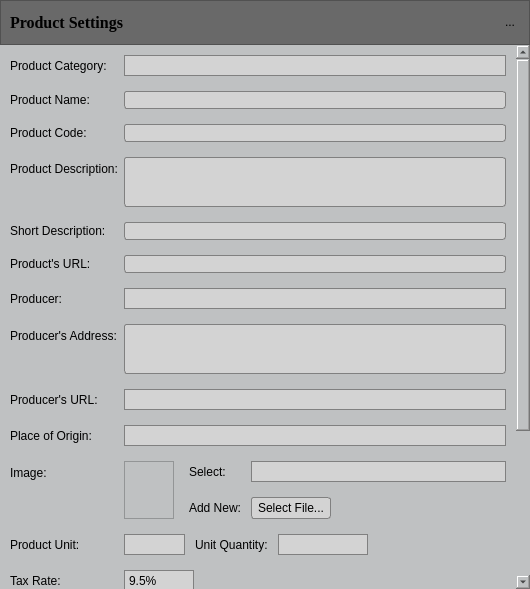
<?xml version="1.0" encoding="UTF-8"?>
<ui version="4.0">
 <class>ProductSettings</class>
 <widget class="QDialog" name="ProductSettings">
  <property name="windowModality">
   <enum>Qt::ApplicationModal</enum>
  </property>
  <property name="geometry">
   <rect>
    <x>0</x>
    <y>0</y>
    <width>530</width>
    <height>589</height>
   </rect>
  </property>
  <property name="sizePolicy">
   <sizepolicy hsizetype="Expanding" vsizetype="Expanding">
    <horstretch>0</horstretch>
    <verstretch>0</verstretch>
   </sizepolicy>
  </property>
  <property name="minimumSize">
   <size>
    <width>530</width>
    <height>0</height>
   </size>
  </property>
  <property name="maximumSize">
   <size>
    <width>530</width>
    <height>16777215</height>
   </size>
  </property>
  <property name="windowTitle">
   <string>Dialog</string>
  </property>
  <property name="styleSheet">
   <string notr="true">QWidget {
	background-color: rgb(191,193,194);
}

/*	Push button*/
QPushButton {
	min-height: 20px;
	border: 1px solid gray;
	border-radius: 3px;
	background-color: lightgray;
	selection-background-color: gray;
}

QPushButton:hover {
	background-color: gray;
	border-radius: 3px;
}

/*Combo box*/
QComboBox {
	min-height: 19px;
	background-color: lightgray;
	selection-background-color: gray;
	padding-left: 4px;
	border: 1px solid gray;
}

QComboBox:editable {
	min-height: 19px;
	background-color: lightgray;
	selection-background-color: gray;
	padding-left: 0px;
	border: 1px solid gray;	
}

QComboBox::down-arrow {
	image: url(C:/Projekti/arrow_down.png);
    width: 10px;
    height: 10px;
}

QComboBox::drop-down {
	border: 0px;
    subcontrol-position: top right;
    width: 15px;
}

QComboBox QAbstractItemView {
	border: 1px solid black;
	background-color: lightgray;
	selection-background-color: gray;
}


 QComboBox:hover {
	background-color: gray;
}


/*Line edit*/
QLineEdit,QTextEdit {
    border: 1px solid gray;
	border-radius: 3px;
    background-color: lightgray;
    selection-background-color: darkgray;
}

/*Tool button*/
QToolButton {
	max-width: 20px;
	max-height: 20px;
	border: 0px solid gray;
}
</string>
  </property>
  <layout class="QVBoxLayout" name="verticalLayout">
   <property name="spacing">
    <number>0</number>
   </property>
   <property name="leftMargin">
    <number>0</number>
   </property>
   <property name="topMargin">
    <number>0</number>
   </property>
   <property name="rightMargin">
    <number>0</number>
   </property>
   <property name="bottomMargin">
    <number>0</number>
   </property>
   <item>
    <widget class="QFrame" name="frame_2">
     <property name="sizePolicy">
      <sizepolicy hsizetype="Preferred" vsizetype="Fixed">
       <horstretch>0</horstretch>
       <verstretch>0</verstretch>
      </sizepolicy>
     </property>
     <property name="minimumSize">
      <size>
       <width>0</width>
       <height>45</height>
      </size>
     </property>
     <property name="styleSheet">
      <string notr="true">background-color:rgb(105,105,105)</string>
     </property>
     <property name="frameShape">
      <enum>QFrame::StyledPanel</enum>
     </property>
     <property name="frameShadow">
      <enum>QFrame::Raised</enum>
     </property>
     <layout class="QHBoxLayout" name="horizontalLayout">
      <item>
       <widget class="QLabel" name="label">
        <property name="font">
         <font>
          <family>Times New Roman</family>
          <pointsize>12</pointsize>
          <weight>75</weight>
          <bold>true</bold>
         </font>
        </property>
        <property name="text">
         <string>Product Settings</string>
        </property>
       </widget>
      </item>
      <item>
       <widget class="QToolButton" name="toolButton">
        <property name="text">
         <string>...</string>
        </property>
        <property name="icon">
         <iconset>
          <normaloff>../../../../Resources/Icons/close-icon.png</normaloff>../../../../Resources/Icons/close-icon.png</iconset>
        </property>
       </widget>
      </item>
     </layout>
    </widget>
   </item>
   <item>
    <widget class="QScrollArea" name="scrollArea_2">
     <property name="frameShape">
      <enum>QFrame::NoFrame</enum>
     </property>
     <property name="widgetResizable">
      <bool>true</bool>
     </property>
     <widget class="QWidget" name="scrollAreaWidgetContents_2">
      <property name="geometry">
       <rect>
        <x>0</x>
        <y>0</y>
        <width>516</width>
        <height>816</height>
       </rect>
      </property>
      <layout class="QFormLayout" name="formLayout">
       <property name="fieldGrowthPolicy">
        <enum>QFormLayout::AllNonFixedFieldsGrow</enum>
       </property>
       <property name="horizontalSpacing">
        <number>6</number>
       </property>
       <property name="verticalSpacing">
        <number>15</number>
       </property>
       <property name="leftMargin">
        <number>10</number>
       </property>
       <property name="topMargin">
        <number>10</number>
       </property>
       <property name="rightMargin">
        <number>10</number>
       </property>
       <property name="bottomMargin">
        <number>10</number>
       </property>
       <item row="0" column="0">
        <widget class="QLabel" name="label_22">
         <property name="text">
          <string>Product Category:</string>
         </property>
        </widget>
       </item>
       <item row="0" column="1">
        <widget class="QComboBox" name="comboBox_8">
         <property name="minimumSize">
          <size>
           <width>0</width>
           <height>21</height>
          </size>
         </property>
         <property name="editable">
          <bool>true</bool>
         </property>
        </widget>
       </item>
       <item row="1" column="0">
        <widget class="QLabel" name="label_23">
         <property name="text">
          <string>Product Name:</string>
         </property>
        </widget>
       </item>
       <item row="1" column="1">
        <widget class="QLineEdit" name="lineEdit"/>
       </item>
       <item row="2" column="0">
        <widget class="QLabel" name="label_24">
         <property name="text">
          <string>Product Code:</string>
         </property>
        </widget>
       </item>
       <item row="2" column="1">
        <widget class="QLineEdit" name="lineEdit_2"/>
       </item>
       <item row="3" column="0">
        <widget class="QLabel" name="label_25">
         <property name="text">
          <string>Product Description:</string>
         </property>
        </widget>
       </item>
       <item row="3" column="1">
        <widget class="QTextEdit" name="textEdit">
         <property name="maximumSize">
          <size>
           <width>16777215</width>
           <height>50</height>
          </size>
         </property>
         <property name="tabStopWidth">
          <number>80</number>
         </property>
        </widget>
       </item>
       <item row="4" column="0">
        <widget class="QLabel" name="label_26">
         <property name="text">
          <string>Short Description:</string>
         </property>
        </widget>
       </item>
       <item row="4" column="1">
        <widget class="QLineEdit" name="lineEdit_6"/>
       </item>
       <item row="5" column="0">
        <widget class="QLabel" name="label_27">
         <property name="text">
          <string>Product's URL:</string>
         </property>
        </widget>
       </item>
       <item row="5" column="1">
        <widget class="QLineEdit" name="lineEdit_3"/>
       </item>
       <item row="6" column="0">
        <widget class="QLabel" name="label_28">
         <property name="text">
          <string>Producer:</string>
         </property>
        </widget>
       </item>
       <item row="6" column="1">
        <widget class="QComboBox" name="comboBox_2">
         <property name="minimumSize">
          <size>
           <width>0</width>
           <height>21</height>
          </size>
         </property>
         <property name="editable">
          <bool>true</bool>
         </property>
        </widget>
       </item>
       <item row="7" column="0">
        <widget class="QLabel" name="label_29">
         <property name="text">
          <string>Producer's Address:</string>
         </property>
         <property name="wordWrap">
          <bool>true</bool>
         </property>
        </widget>
       </item>
       <item row="7" column="1">
        <widget class="QTextEdit" name="textEdit_2">
         <property name="maximumSize">
          <size>
           <width>16777215</width>
           <height>50</height>
          </size>
         </property>
        </widget>
       </item>
       <item row="8" column="0">
        <widget class="QLabel" name="label_6">
         <property name="text">
          <string>Producer's URL:</string>
         </property>
        </widget>
       </item>
       <item row="8" column="1">
        <widget class="QComboBox" name="comboBox">
         <property name="minimumSize">
          <size>
           <width>0</width>
           <height>21</height>
          </size>
         </property>
         <property name="editable">
          <bool>true</bool>
         </property>
        </widget>
       </item>
       <item row="9" column="0">
        <widget class="QLabel" name="label_30">
         <property name="text">
          <string>Place of Origin:</string>
         </property>
        </widget>
       </item>
       <item row="9" column="1">
        <widget class="QComboBox" name="comboBox_4">
         <property name="minimumSize">
          <size>
           <width>0</width>
           <height>21</height>
          </size>
         </property>
         <property name="editable">
          <bool>true</bool>
         </property>
        </widget>
       </item>
       <item row="10" column="0">
        <widget class="QLabel" name="label_31">
         <property name="text">
          <string>Image:</string>
         </property>
        </widget>
       </item>
       <item row="10" column="1">
        <layout class="QHBoxLayout" name="horizontalLayout_4" stretch="0,1">
         <property name="spacing">
          <number>15</number>
         </property>
         <property name="rightMargin">
          <number>0</number>
         </property>
         <item>
          <widget class="QLabel" name="label_9">
           <property name="minimumSize">
            <size>
             <width>50</width>
             <height>50</height>
            </size>
           </property>
           <property name="frameShape">
            <enum>QFrame::StyledPanel</enum>
           </property>
           <property name="text">
            <string/>
           </property>
          </widget>
         </item>
         <item>
          <layout class="QFormLayout" name="formLayout_2">
           <property name="fieldGrowthPolicy">
            <enum>QFormLayout::AllNonFixedFieldsGrow</enum>
           </property>
           <property name="horizontalSpacing">
            <number>10</number>
           </property>
           <property name="rightMargin">
            <number>0</number>
           </property>
           <item row="0" column="0">
            <widget class="QLabel" name="label_10">
             <property name="text">
              <string>Select:</string>
             </property>
            </widget>
           </item>
           <item row="0" column="1">
            <widget class="QComboBox" name="comboBox_3">
             <property name="sizePolicy">
              <sizepolicy hsizetype="Expanding" vsizetype="Fixed">
               <horstretch>0</horstretch>
               <verstretch>0</verstretch>
              </sizepolicy>
             </property>
             <property name="minimumSize">
              <size>
               <width>0</width>
               <height>21</height>
              </size>
             </property>
             <property name="editable">
              <bool>true</bool>
             </property>
            </widget>
           </item>
           <item row="1" column="0">
            <widget class="QLabel" name="label_11">
             <property name="text">
              <string>Add New:</string>
             </property>
            </widget>
           </item>
           <item row="1" column="1">
            <widget class="QPushButton" name="pushButton_3">
             <property name="maximumSize">
              <size>
               <width>80</width>
               <height>16777215</height>
              </size>
             </property>
             <property name="text">
              <string>Select File...</string>
             </property>
            </widget>
           </item>
          </layout>
         </item>
        </layout>
       </item>
       <item row="11" column="1">
        <widget class="QFrame" name="frame">
         <layout class="QHBoxLayout" name="horizontalLayout_8" stretch="0,0,5,4">
          <property name="spacing">
           <number>10</number>
          </property>
          <property name="leftMargin">
           <number>0</number>
          </property>
          <property name="topMargin">
           <number>0</number>
          </property>
          <property name="rightMargin">
           <number>0</number>
          </property>
          <property name="bottomMargin">
           <number>0</number>
          </property>
          <item>
           <widget class="QComboBox" name="comboBox_6">
            <property name="minimumSize">
             <size>
              <width>0</width>
              <height>21</height>
             </size>
            </property>
            <property name="editable">
             <bool>true</bool>
            </property>
           </widget>
          </item>
          <item>
           <widget class="QLabel" name="label_20">
            <property name="sizePolicy">
             <sizepolicy hsizetype="Preferred" vsizetype="Preferred">
              <horstretch>0</horstretch>
              <verstretch>0</verstretch>
             </sizepolicy>
            </property>
            <property name="text">
             <string>Unit Quantity:</string>
            </property>
           </widget>
          </item>
          <item>
           <widget class="QComboBox" name="comboBox_7">
            <property name="sizePolicy">
             <sizepolicy hsizetype="Expanding" vsizetype="Fixed">
              <horstretch>0</horstretch>
              <verstretch>0</verstretch>
             </sizepolicy>
            </property>
            <property name="minimumSize">
             <size>
              <width>50</width>
              <height>21</height>
             </size>
            </property>
            <property name="maximumSize">
             <size>
              <width>90</width>
              <height>16777215</height>
             </size>
            </property>
            <property name="editable">
             <bool>true</bool>
            </property>
           </widget>
          </item>
          <item>
           <spacer name="horizontalSpacer_3">
            <property name="orientation">
             <enum>Qt::Horizontal</enum>
            </property>
            <property name="sizeHint" stdset="0">
             <size>
              <width>40</width>
              <height>20</height>
             </size>
            </property>
           </spacer>
          </item>
         </layout>
        </widget>
       </item>
       <item row="12" column="0">
        <widget class="QLabel" name="label_35">
         <property name="text">
          <string>Tax Rate:</string>
         </property>
        </widget>
       </item>
       <item row="12" column="1">
        <widget class="QComboBox" name="comboBox_5">
         <property name="maximumSize">
          <size>
           <width>70</width>
           <height>16777215</height>
          </size>
         </property>
         <item>
          <property name="text">
           <string>9.5%</string>
          </property>
         </item>
         <item>
          <property name="text">
           <string>22%</string>
          </property>
         </item>
        </widget>
       </item>
       <item row="14" column="0">
        <widget class="QLabel" name="label_2">
         <property name="text">
          <string>Location:</string>
         </property>
        </widget>
       </item>
       <item row="14" column="1">
        <layout class="QHBoxLayout" name="horizontalLayout_3" stretch="0,0,0,0,0,0,0,0">
         <property name="spacing">
          <number>2</number>
         </property>
         <item>
          <widget class="QLabel" name="label_3">
           <property name="frameShape">
            <enum>QFrame::NoFrame</enum>
           </property>
           <property name="text">
            <string>X:</string>
           </property>
          </widget>
         </item>
         <item>
          <widget class="QLineEdit" name="lineEdit_9">
           <property name="text">
            <string>0.0</string>
           </property>
          </widget>
         </item>
         <item>
          <spacer name="horizontalSpacer_4">
           <property name="orientation">
            <enum>Qt::Horizontal</enum>
           </property>
           <property name="sizeHint" stdset="0">
            <size>
             <width>40</width>
             <height>20</height>
            </size>
           </property>
          </spacer>
         </item>
         <item>
          <widget class="QLabel" name="label_4">
           <property name="frameShape">
            <enum>QFrame::NoFrame</enum>
           </property>
           <property name="text">
            <string>Y:</string>
           </property>
          </widget>
         </item>
         <item>
          <widget class="QLineEdit" name="lineEdit_10">
           <property name="text">
            <string>0.0</string>
           </property>
          </widget>
         </item>
         <item>
          <spacer name="horizontalSpacer_5">
           <property name="orientation">
            <enum>Qt::Horizontal</enum>
           </property>
           <property name="sizeHint" stdset="0">
            <size>
             <width>40</width>
             <height>20</height>
            </size>
           </property>
          </spacer>
         </item>
         <item>
          <widget class="QLabel" name="label_5">
           <property name="frameShape">
            <enum>QFrame::NoFrame</enum>
           </property>
           <property name="text">
            <string>Z:</string>
           </property>
          </widget>
         </item>
         <item>
          <widget class="QLineEdit" name="lineEdit_11">
           <property name="text">
            <string>0.0</string>
           </property>
          </widget>
         </item>
        </layout>
       </item>
       <item row="15" column="0">
        <widget class="QLabel" name="label_33">
         <property name="text">
          <string>Quantity:</string>
         </property>
        </widget>
       </item>
       <item row="15" column="1">
        <layout class="QHBoxLayout" name="horizontalLayout_7" stretch="0,0,0,0,0">
         <property name="spacing">
          <number>10</number>
         </property>
         <item>
          <widget class="QLineEdit" name="lineEdit_5">
           <property name="minimumSize">
            <size>
             <width>70</width>
             <height>0</height>
            </size>
           </property>
           <property name="maximumSize">
            <size>
             <width>70</width>
             <height>16777215</height>
            </size>
           </property>
          </widget>
         </item>
         <item>
          <spacer name="horizontalSpacer_2">
           <property name="orientation">
            <enum>Qt::Horizontal</enum>
           </property>
           <property name="sizeHint" stdset="0">
            <size>
             <width>40</width>
             <height>20</height>
            </size>
           </property>
          </spacer>
         </item>
         <item>
          <widget class="QLabel" name="label_19">
           <property name="text">
            <string>Last Changed:</string>
           </property>
          </widget>
         </item>
         <item>
          <widget class="QLineEdit" name="lineEdit_8">
           <property name="minimumSize">
            <size>
             <width>70</width>
             <height>0</height>
            </size>
           </property>
          </widget>
         </item>
         <item>
          <spacer name="horizontalSpacer_6">
           <property name="orientation">
            <enum>Qt::Horizontal</enum>
           </property>
           <property name="sizeHint" stdset="0">
            <size>
             <width>40</width>
             <height>20</height>
            </size>
           </property>
          </spacer>
         </item>
        </layout>
       </item>
       <item row="17" column="0">
        <widget class="QLabel" name="label_34">
         <property name="text">
          <string>Price:</string>
         </property>
        </widget>
       </item>
       <item row="17" column="1">
        <layout class="QHBoxLayout" name="horizontalLayout_5">
         <property name="spacing">
          <number>10</number>
         </property>
         <item>
          <widget class="QLineEdit" name="lineEdit_4">
           <property name="minimumSize">
            <size>
             <width>70</width>
             <height>0</height>
            </size>
           </property>
           <property name="maximumSize">
            <size>
             <width>70</width>
             <height>16777215</height>
            </size>
           </property>
          </widget>
         </item>
         <item>
          <spacer name="horizontalSpacer">
           <property name="orientation">
            <enum>Qt::Horizontal</enum>
           </property>
           <property name="sizeHint" stdset="0">
            <size>
             <width>40</width>
             <height>20</height>
            </size>
           </property>
          </spacer>
         </item>
         <item>
          <widget class="QLabel" name="label_17">
           <property name="text">
            <string>Last Changed:</string>
           </property>
          </widget>
         </item>
         <item>
          <widget class="QLineEdit" name="lineEdit_7">
           <property name="minimumSize">
            <size>
             <width>70</width>
             <height>0</height>
            </size>
           </property>
          </widget>
         </item>
         <item>
          <spacer name="horizontalSpacer_7">
           <property name="orientation">
            <enum>Qt::Horizontal</enum>
           </property>
           <property name="sizeHint" stdset="0">
            <size>
             <width>40</width>
             <height>20</height>
            </size>
           </property>
          </spacer>
         </item>
        </layout>
       </item>
       <item row="11" column="0">
        <widget class="QLabel" name="label_32">
         <property name="text">
          <string>Product Unit:</string>
         </property>
        </widget>
       </item>
       <item row="21" column="0" colspan="2">
        <layout class="QHBoxLayout" name="horizontalLayout_6">
         <property name="spacing">
          <number>10</number>
         </property>
         <property name="bottomMargin">
          <number>0</number>
         </property>
         <item>
          <widget class="QPushButton" name="pushButton_2">
           <property name="text">
            <string>Save</string>
           </property>
          </widget>
         </item>
         <item>
          <widget class="QPushButton" name="m_pPushButtonCancel">
           <property name="text">
            <string>Cancel</string>
           </property>
          </widget>
         </item>
        </layout>
       </item>
       <item row="18" column="0" colspan="2">
        <spacer name="verticalSpacer">
         <property name="orientation">
          <enum>Qt::Vertical</enum>
         </property>
         <property name="sizeHint" stdset="0">
          <size>
           <width>20</width>
           <height>40</height>
          </size>
         </property>
        </spacer>
       </item>
      </layout>
     </widget>
    </widget>
   </item>
  </layout>
 </widget>
 <resources/>
 <connections>
  <connection>
   <sender>toolButton</sender>
   <signal>clicked(bool)</signal>
   <receiver>ProductSettings</receiver>
   <slot>close()</slot>
   <hints>
    <hint type="sourcelabel">
     <x>507</x>
     <y>22</y>
    </hint>
    <hint type="destinationlabel">
     <x>264</x>
     <y>294</y>
    </hint>
   </hints>
  </connection>
  <connection>
   <sender>m_pPushButtonCancel</sender>
   <signal>clicked(bool)</signal>
   <receiver>ProductSettings</receiver>
   <slot>close()</slot>
   <hints>
    <hint type="sourcelabel">
     <x>383</x>
     <y>566</y>
    </hint>
    <hint type="destinationlabel">
     <x>264</x>
     <y>294</y>
    </hint>
   </hints>
  </connection>
 </connections>
</ui>
